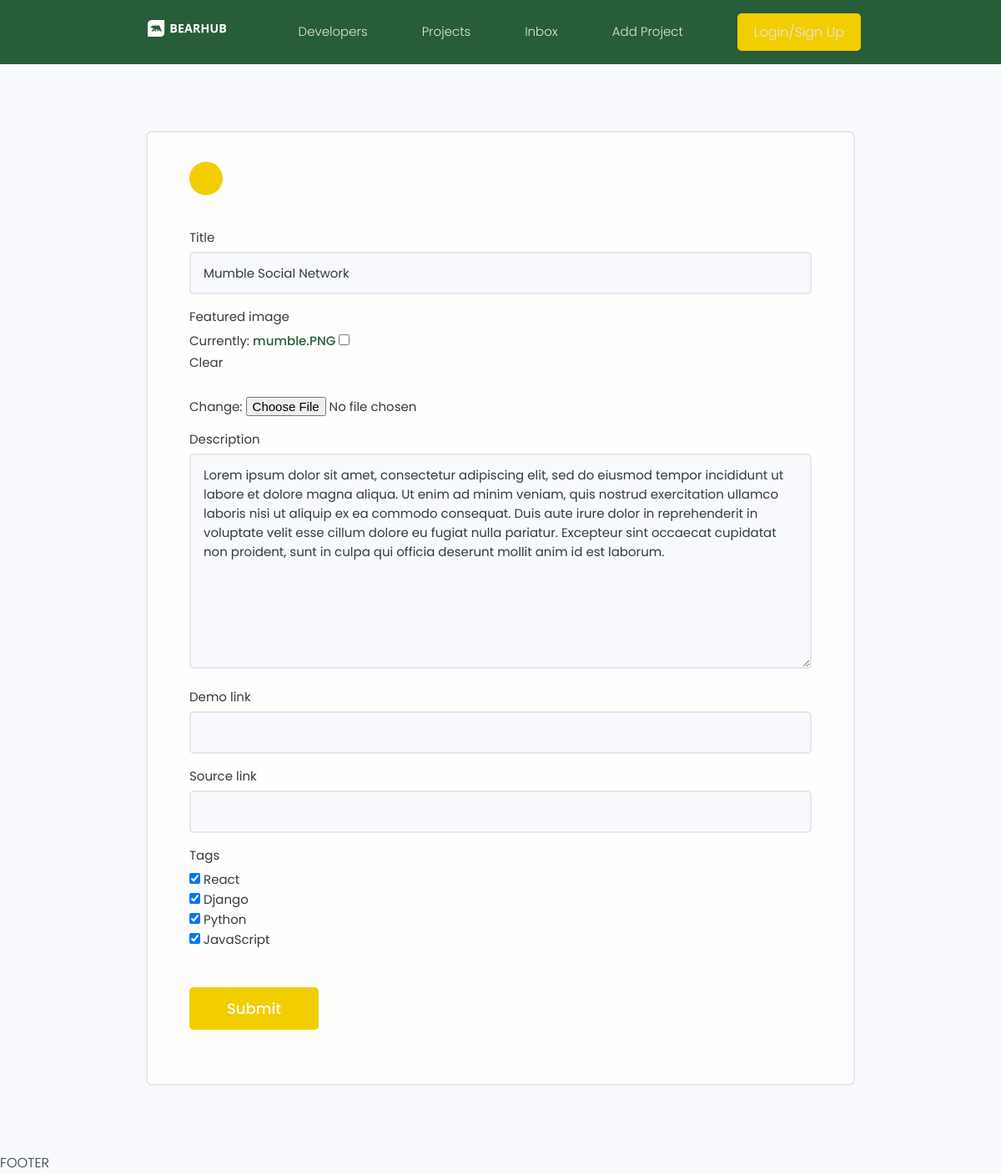
Page /update-project/7c46e114c99244c8a8cc1893741103fa/ on the earlier database version.
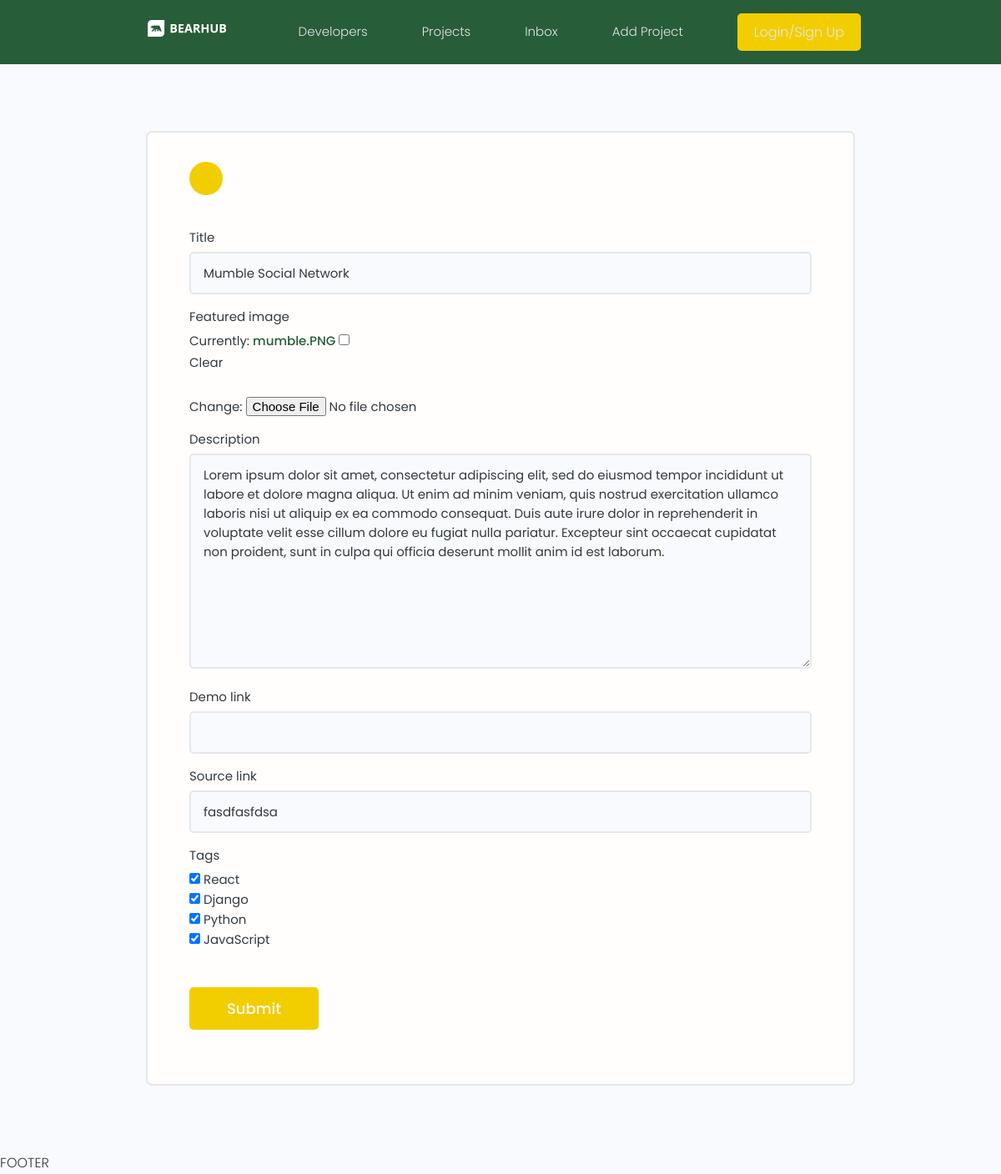
Same page on the later database version.
### projects/models.py (models this page shows, shortened)
class Project(models.Model):
    title = models.CharField(max_length=200)
    description = models.TextField(null=True, blank=True)
    featured_image = models.ImageField(null=True, blank=True, default='default.jpg')
    demo_link = models.CharField(max_length=2000, null=True, blank=True)
    source_link = models.CharField(max_length=2000, null=True, blank=True)
    tags = models.ManyToManyField('Tag', blank=True)
    vote_total = models.IntegerField(default=0, null=True, blank=True)
    vote_ratio = models.IntegerField(default=0, null=True, blank=True)
    created = models.DateTimeField(auto_now_add=True)
    id = models.UUIDField(default=uuid.uuid4, unique=True, primary_key=True, editable=False)

### projects/views.py (the view)
# urls.py: path('update-project/<str:pk>/', views.updateProject, name="update-project"),
def updateProject(request, pk):
    project = Project.objects.get(id=pk)
    form = ProjectForm(instance=project)
    if request.method == 'POST':
        form = ProjectForm(request.POST, request.FILES, instance=project)
        if form.is_valid():
            form.save()
            return redirect('projects')
    context = {'form': form}
    return render(request, "projects/project_form.html", context)

### projects/forms.py
class ProjectForm(ModelForm):
    class Meta:
        model = Project
        fields = ['title', 'featured_image', 'description', 'demo_link', 'source_link', 'tags']
        widgets = {
            'tags': forms.CheckboxSelectMultiple(),
        }
    def __init__(self, *args, **kwargs):
        super(ProjectForm, self).__init__(*args, **kwargs)
        for name, field in self.fields.items():
            field.widget.attrs.update({'class': 'input'})

### projects/models.py (called while the page is built)
    def __str__(self):
        return self.name

### projects/templates/projects/project_form.html (shortened to what this page needs)
{% extends 'main.html' %}
{% block content %}
<main class="formPage my-xl">
    <div class="content-box">
        <div class="formWrapper">
            <a class="backButton" href="#"></a>
            <br>
            <form class="form" method="POST" enctype="multipart/form-data">
                {% for field in form %}
                <div class="form__field">
                    <label for="formInput#text">{{field.label}} </label>
                    {{field}}
                </div>
                {% endfor %}
                <input class="btn btn--sub btn--lg  my-md" type="submit" value="Submit" />
            </form>
        </div>
    </div>
</main>
{% endblock %}

Differences in the rows shown:
changed Project "Mumble Social Network": source_link (not shown) → "fasdfasfdsa"
